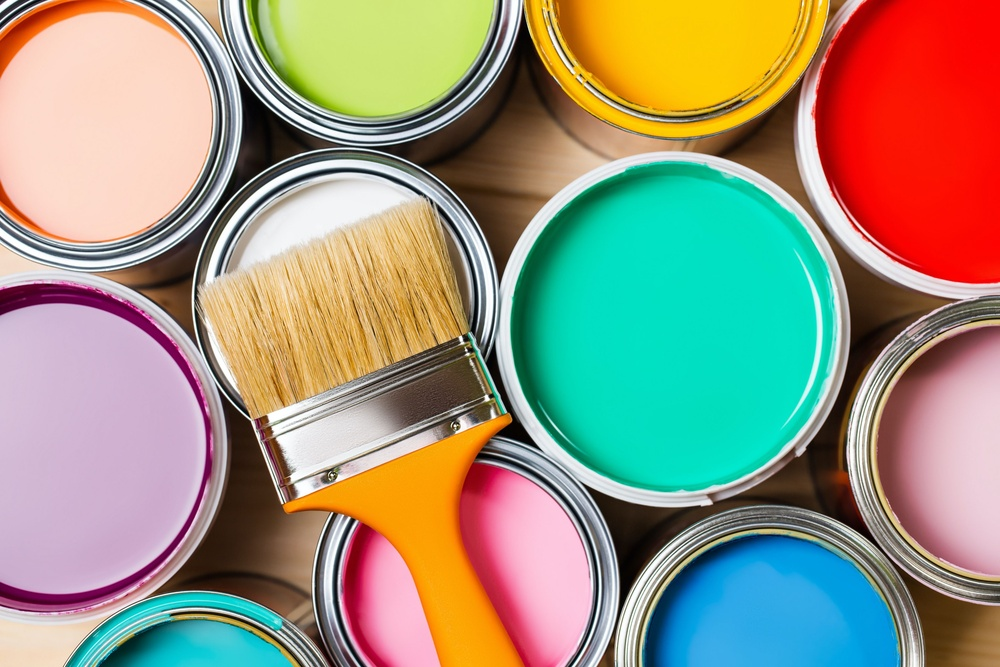
#> input picture images/paint.jpg, 1000 x 667 px, shrunk from 3810 x 2540 before the run
$ jupyter execute 03_Color_Spaces.ipynb
#> lines starting #> are read from the running program, lines starting #| are printed output that depends on the picture
### Image and the colour channels
Color spaces are mathematical models that define how colors are represented in digital form.

[cell 1]
import cv2
import matplotlib.pyplot as plt

imgPath = "images/paint.jpg"
image = cv2.imread(imgPath)
#> image is the input picture: shape (667, 1000, 3); mean B, G, R 125.9, 148.1, 153.5

#### BGR/RGB color space

The BGR color space operates on an additive model, wherein distinct colors are produced through linear combinations of the red, green, and blue channels.

[cell 2]
rgb = cv2.cvtColor(image, cv2.COLOR_BGR2RGB)
r, g, b = cv2.split(rgb)
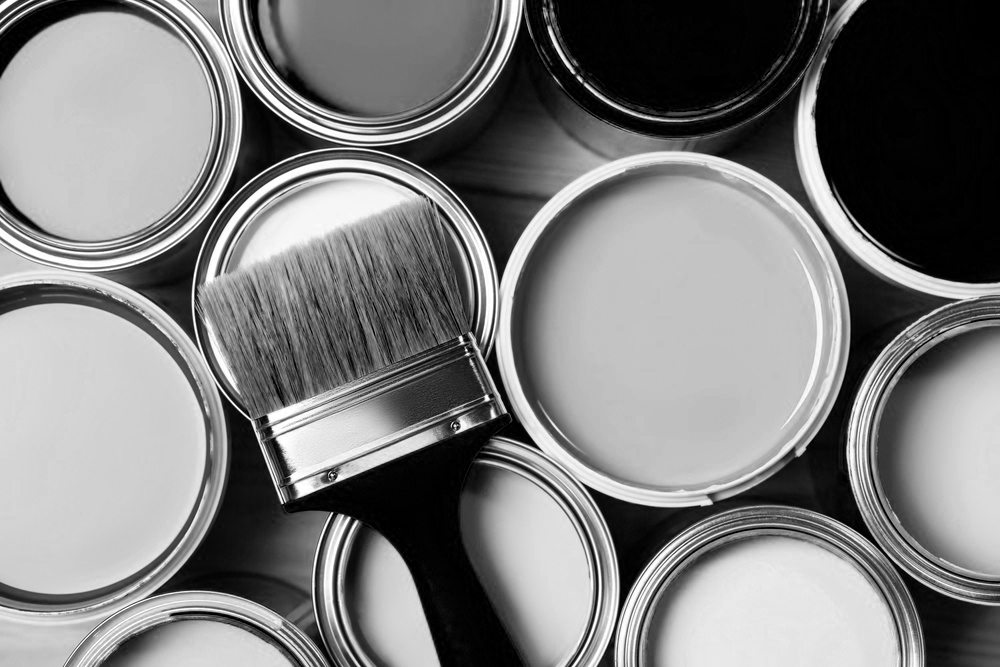
#> b: shape (667, 1000); min 0, max 255, mean 125.9

plt.figure(figsize=(9,2))

plt.subplot(141)
plt.title('Original')
plt.imshow(rgb)
plt.axis("off")

plt.subplot(142)
plt.title('Red channel')
plt.imshow(r)
plt.axis("off")

plt.subplot(143)
plt.title('Blue channel')
plt.imshow(b)
plt.axis("off")

plt.subplot(144)
plt.title('Green channel')
plt.imshow(g)
plt.axis("off")

plt.savefig('RGB.png')

#### Gray color space

For grayscale images, the intensity of a pixel is represented by a single channel, often referred to as the 'gray channel.' This channel stores the luminance information of the image, with higher intensity values indicating lighter shades and lower intensity values representing darker shades.

[cell 3]
gray = cv2.cvtColor(rgb, cv2.COLOR_BGR2GRAY)
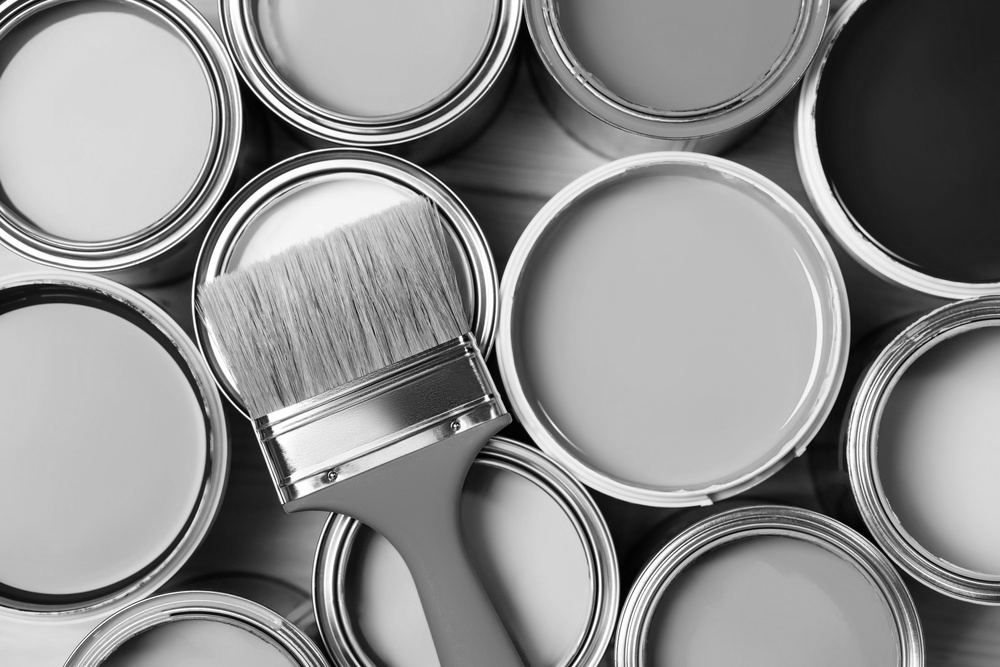
#> gray: shape (667, 1000); min 0, max 255, mean 142.1

# Display the original and matched images
plt.figure(figsize=(8, 2))

plt.subplot(1, 2, 1)
plt.imshow(rgb, cmap='gray')
plt.title('Original image')
plt.axis('off')

plt.subplot(1, 2, 2)
plt.imshow(gray, cmap='gray')
plt.title('Gray scale image')
plt.axis('off')

plt.savefig('GrayScale.png')

### HSV color space

**Hue**: The attribute of a color that distinguishes it from other colors. It is often described in terms of degrees around a color wheel and represents the dominant wavelength of light. Hue defines the type of color, such as red, green, blue, etc.

**Saturation**: The intensity or purity of a color. It refers to the amount of gray in proportion to the hue, with lower saturation indicating a more washed-out or pastel-like color, and higher saturation indicating a more vivid and intense color.

**Value(or Brightness)** : The brightness of a color. It represents the relative lightness or darkness of a color, ranging from black (0% brightness) to the maximum brightness of the color (100%). Value determines how light or dark a color appears, regardless of its hue and saturation.

HSV color spaces make use of only one channel to describe color i.e. Hue, making it intuitive for specifying colors.

[cell 4]
hsv = cv2.cvtColor(rgb, cv2.COLOR_BGR2HSV)
#> hsv: shape (667, 1000, 3); mean H, S, V 89.2, 137.1, 191.7

# Splitting the image into different channels
h,s,v = cv2.split(hsv)
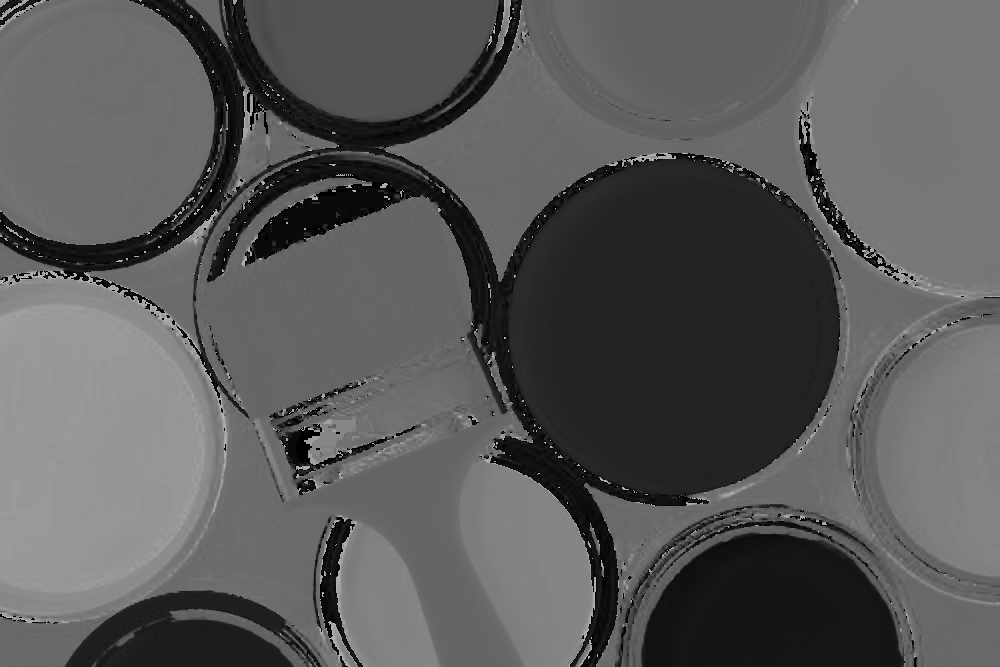
#> h: shape (667, 1000); min 0, max 178, mean 89.2
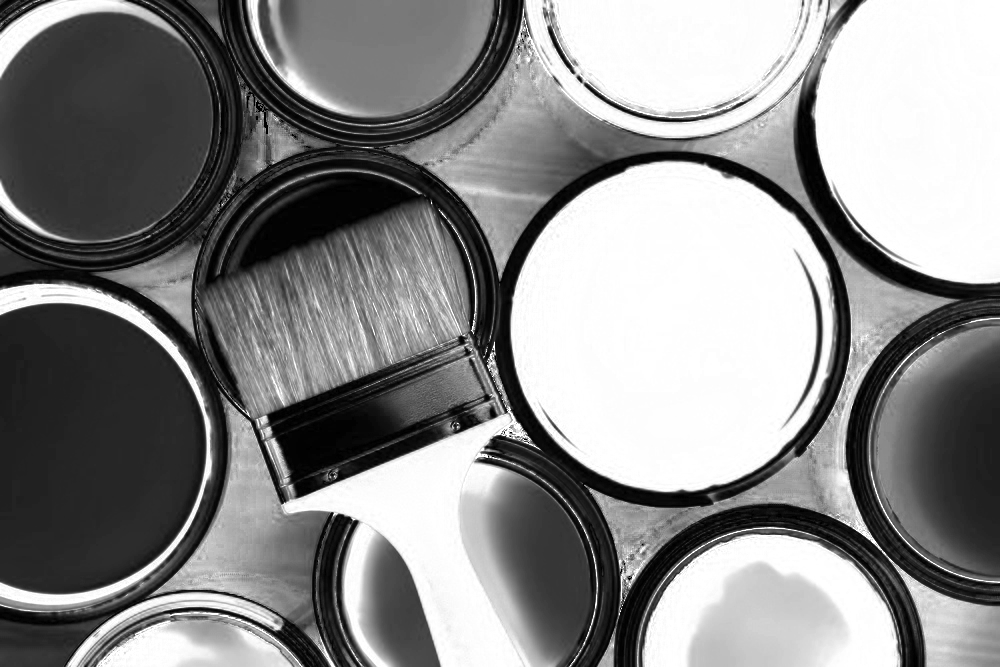
#> s: shape (667, 1000); min 0, max 255, mean 137.1
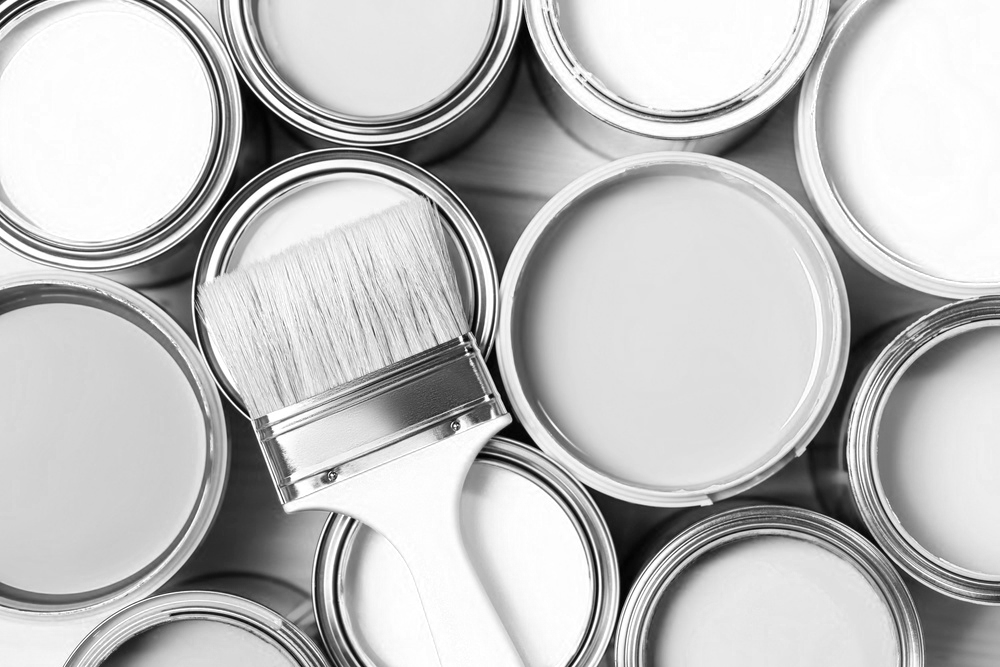
#> v: shape (667, 1000); min 0, max 255, mean 191.7

# Setting the grid size
plt.figure(figsize=(9,2))

# Plotting the original image
plt.subplot(141)
plt.title('HSV')
plt.imshow(hsv)
plt.axis("off")

# Plotting the channels
plt.subplot(142)
plt.title('Hue channel')
plt.imshow(h)
plt.axis("off")

plt.subplot(143)
plt.title('Saturation channel')
plt.imshow(s)
plt.axis("off")

plt.subplot(144)
plt.title('Value channel')
plt.imshow(v)
plt.axis("off")

plt.savefig('HSV.png')

#### YCrCb color space
**Y (Luma)**: The Y channel represents the luminance or brightness of the image. This component is obtained from the RGB color space after gamma correction.

**Cr Channel**: Represents the difference between the R color channel of RGB color space and the luminance component.

**Cb Channel**: Represents the difference between the B color channel of RGB color space and the luminance component.

 Separation of luminance and chrominance into different color channels is done.

[cell 5]
yCrCb = cv2.cvtColor(rgb, cv2.COLOR_BGR2YCrCb)
#> yCrCb: shape (667, 1000, 3); mean of channels 0, 1, 2 142.1, 116.5, 134.4

# Splitting the image into different channels
y, cr, cb = cv2.split(yCrCb)
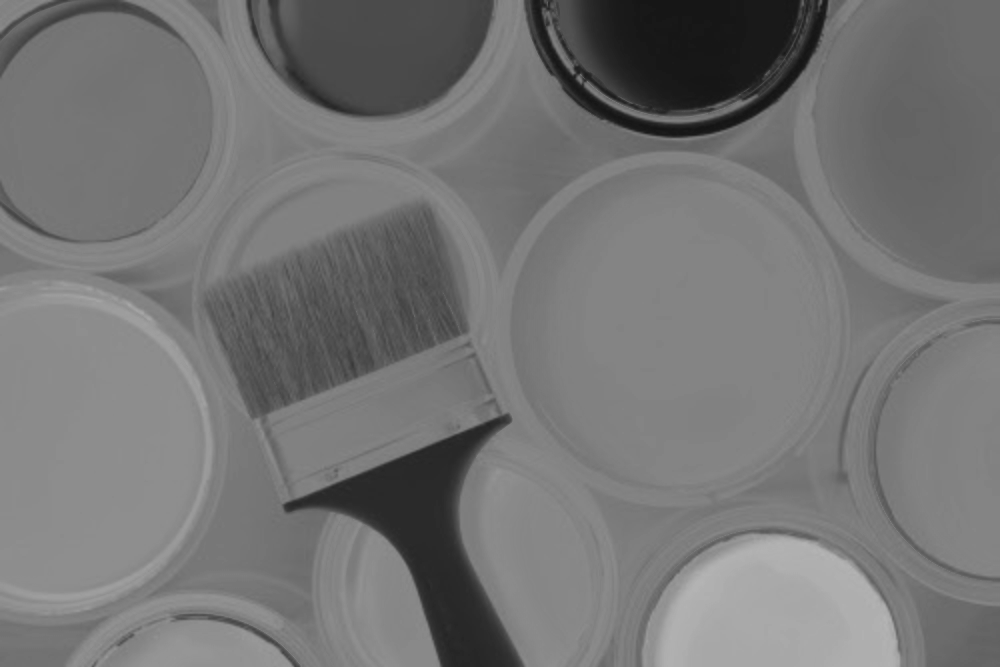
#> cr: shape (667, 1000); min 20, max 181, mean 116.5
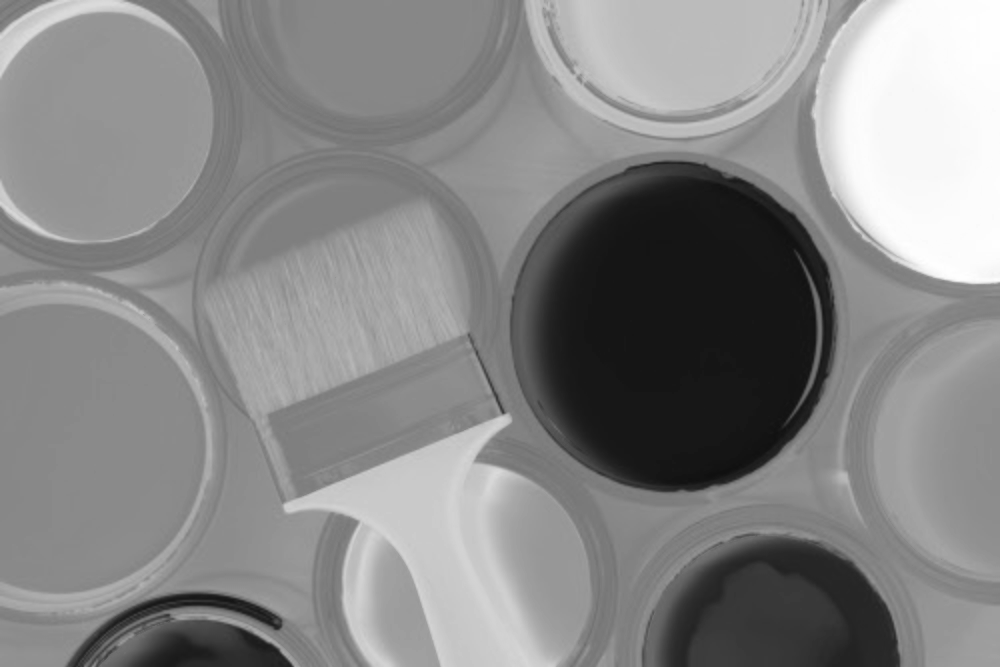
#> cb: shape (667, 1000); min 15, max 255, mean 134.4

# Setting the grid size
plt.figure(figsize=(9,2))

# Plotting the original image
plt.subplot(141)
plt.title('YCrCb')
plt.imshow(yCrCb)
plt.axis("off")

# Plotting the channels
plt.subplot(142)
plt.title('Y Channel')
plt.imshow(y)
plt.axis("off")

plt.subplot(143)
plt.title('Cr Channel')
plt.imshow(cr)
plt.axis("off")

plt.subplot(144)
plt.title('Cb Channel')
plt.imshow(cb)
plt.axis("off")

plt.savefig('YCrCb.png')
